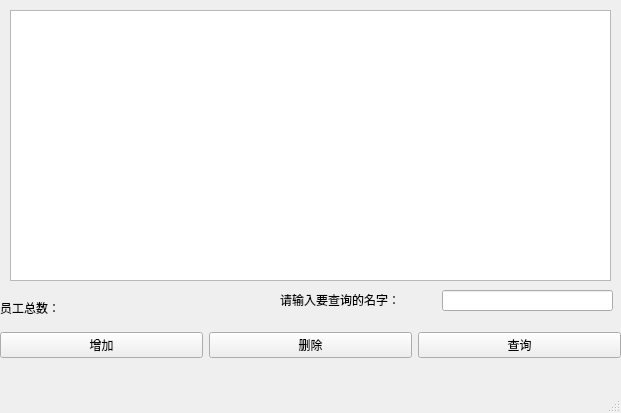
<?xml version="1.0" encoding="UTF-8"?>
<ui version="4.0">
 <class>empWindow</class>
 <widget class="QMainWindow" name="empWindow">
  <property name="geometry">
   <rect>
    <x>0</x>
    <y>0</y>
    <width>621</width>
    <height>413</height>
   </rect>
  </property>
  <property name="windowTitle">
   <string>MainWindow</string>
  </property>
  <widget class="QWidget" name="centralwidget">
   <widget class="QTableView" name="tableView">
    <property name="geometry">
     <rect>
      <x>10</x>
      <y>10</y>
      <width>601</width>
      <height>271</height>
     </rect>
    </property>
   </widget>
   <widget class="QLabel" name="label">
    <property name="geometry">
     <rect>
      <x>0</x>
      <y>300</y>
      <width>72</width>
      <height>15</height>
     </rect>
    </property>
    <property name="text">
     <string>员工总数：</string>
    </property>
   </widget>
   <widget class="QWidget" name="layoutWidget">
    <property name="geometry">
     <rect>
      <x>0</x>
      <y>330</y>
      <width>621</width>
      <height>30</height>
     </rect>
    </property>
    <layout class="QHBoxLayout" name="horizontalLayout">
     <item>
      <widget class="QPushButton" name="addBtn">
       <property name="text">
        <string>增加</string>
       </property>
      </widget>
     </item>
     <item>
      <widget class="QPushButton" name="DelBtn">
       <property name="text">
        <string>删除</string>
       </property>
      </widget>
     </item>
     <item>
      <widget class="QPushButton" name="srhBtn">
       <property name="text">
        <string>查询</string>
       </property>
      </widget>
     </item>
    </layout>
    <zorder>DelBtn</zorder>
    <zorder>addBtn</zorder>
    <zorder>srhBtn</zorder>
   </widget>
   <widget class="QLabel" name="label_2">
    <property name="geometry">
     <rect>
      <x>280</x>
      <y>290</y>
      <width>151</width>
      <height>20</height>
     </rect>
    </property>
    <property name="text">
     <string>请输入要查询的名字：</string>
    </property>
   </widget>
   <widget class="QLineEdit" name="lineEdit">
    <property name="geometry">
     <rect>
      <x>442</x>
      <y>290</y>
      <width>171</width>
      <height>21</height>
     </rect>
    </property>
   </widget>
   <widget class="QLabel" name="countLab">
    <property name="geometry">
     <rect>
      <x>80</x>
      <y>300</y>
      <width>72</width>
      <height>15</height>
     </rect>
    </property>
    <property name="text">
     <string/>
    </property>
   </widget>
  </widget>
  <widget class="QMenuBar" name="menubar">
   <property name="geometry">
    <rect>
     <x>0</x>
     <y>0</y>
     <width>621</width>
     <height>26</height>
    </rect>
   </property>
  </widget>
  <widget class="QStatusBar" name="statusbar"/>
 </widget>
 <resources/>
 <connections/>
</ui>
